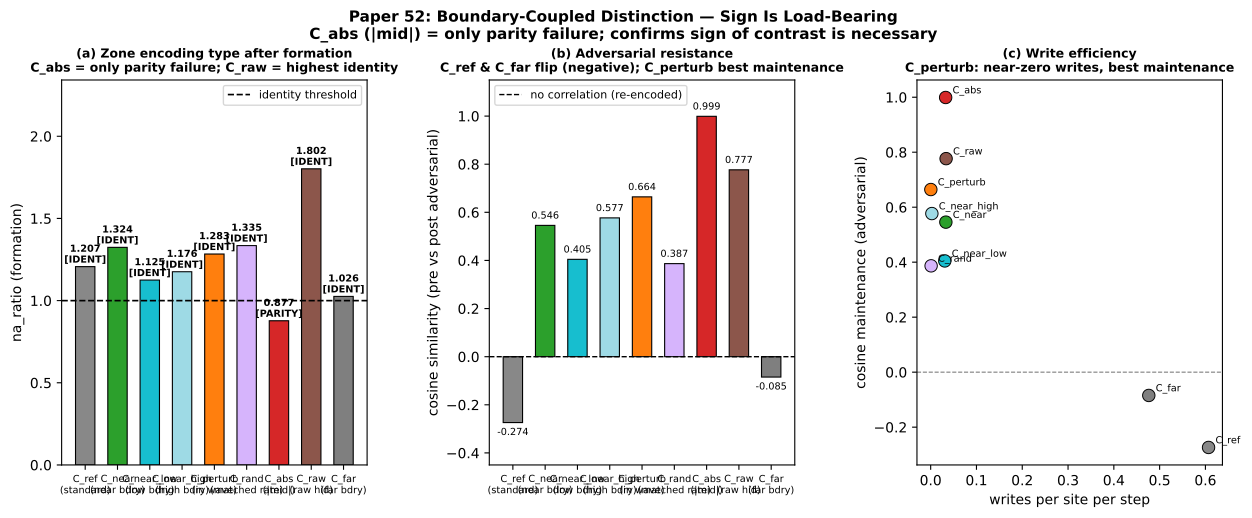

Recreate this plot in Python.
"""Paper 52 figure: boundary-coupled distinction."""
import json, numpy as np, matplotlib
matplotlib.use('Agg')
import matplotlib.pyplot as plt
from matplotlib.gridspec import GridSpec

with open('results/paper52_analysis.json') as f:
    d = json.load(f)

CONDITIONS = ['C_ref','C_near','C_near_low','C_near_high',
              'C_perturb','C_rand','C_abs','C_raw','C_far']
LABELS = {
    'C_ref':       'C_ref\n(standard)',
    'C_near':      'C_near\n(near bdry)',
    'C_near_low':  'C_near_low\n(low bdry)',
    'C_near_high': 'C_near_high\n(high bdry)',
    'C_perturb':   'C_perturb\n(in wave)',
    'C_rand':      'C_rand\n(matched rate)',
    'C_abs':       'C_abs\n(|mid|)',
    'C_raw':       'C_raw\n(raw hid)',
    'C_far':       'C_far\n(far bdry)',
}
COLORS = {
    'C_ref':       '#888888',
    'C_near':      '#2ca02c',
    'C_near_low':  '#17becf',
    'C_near_high': '#9edae5',
    'C_perturb':   '#ff7f0e',
    'C_rand':      '#d6b4fc',
    'C_abs':       '#d62728',
    'C_raw':       '#8c564b',
    'C_far':       '#7f7f7f',
}

fig = plt.figure(figsize=(15, 5))
gs  = GridSpec(1, 3, figure=fig, wspace=0.40)
x   = np.arange(len(CONDITIONS))

# ── Panel (a): na_ratio at formation ─────────────────────────────────────────
ax_a = fig.add_subplot(gs[0, 0])
na_vals = [d[c]['na_form'] for c in CONDITIONS]
bars = ax_a.bar(x, na_vals, color=[COLORS[c] for c in CONDITIONS],
                width=0.60, edgecolor='k', linewidth=0.8)
ax_a.axhline(1.0, ls='--', color='k', linewidth=1.2, label='identity threshold')
for b, v in zip(bars, na_vals):
    enc = 'IDENT' if v > 1 else 'PARITY'
    fw = 'bold' if (v > 1 or v < 0.95) else 'normal'
    ax_a.text(b.get_x()+b.get_width()/2, b.get_height()+0.012,
              f'{v:.3f}\n[{enc}]', ha='center', va='bottom', fontsize=7, fontweight=fw)
ax_a.set_xticks(x); ax_a.set_xticklabels([LABELS[c] for c in CONDITIONS], fontsize=7)
ax_a.set_ylabel('na_ratio (formation)', fontsize=10)
ax_a.set_title('(a) Zone encoding type after formation\n'
               'C_abs = only parity failure; C_raw = highest identity',
               fontsize=9, fontweight='bold')
ax_a.legend(fontsize=8)
ax_a.set_ylim(0, max(na_vals)*1.30)

# ── Panel (b): cos_maint — original structure preserved under adversarial ────
ax_b = fig.add_subplot(gs[0, 1])
cos_vals = [d[c]['cos_maint'] for c in CONDITIONS]
bars_b = ax_b.bar(x, cos_vals, color=[COLORS[c] for c in CONDITIONS],
                  width=0.60, edgecolor='k', linewidth=0.8)
ax_b.axhline(0.0, ls='--', color='k', linewidth=1.0, label='no correlation (re-encoded)')
for b, v in zip(bars_b, cos_vals):
    ax_b.text(b.get_x()+b.get_width()/2,
              (b.get_height()+0.02 if v>=0 else b.get_height()-0.06),
              f'{v:.3f}', ha='center', va='bottom', fontsize=7)
ax_b.set_xticks(x); ax_b.set_xticklabels([LABELS[c] for c in CONDITIONS], fontsize=7)
ax_b.set_ylabel('cosine similarity (pre vs post adversarial)', fontsize=10)
ax_b.set_title('(b) Adversarial resistance\n'
               'C_ref & C_far flip (negative); C_perturb best maintenance',
               fontsize=9, fontweight='bold')
ax_b.legend(fontsize=8)
ax_b.set_ylim(-0.45, 1.15)

# ── Panel (c): writes_per_site vs cos_maint (write efficiency) ───────────────
ax_c = fig.add_subplot(gs[0, 2])
wps  = [d[c]['writes_per_site'] for c in CONDITIONS]
cos  = [d[c]['cos_maint']       for c in CONDITIONS]
for c, w, co in zip(CONDITIONS, wps, cos):
    ax_c.scatter(w, co, color=COLORS[c], s=80, zorder=3, edgecolors='k', linewidths=0.7)
    ax_c.annotate(c, (w, co), textcoords='offset points', xytext=(5,3), fontsize=7)
ax_c.axhline(0, ls='--', color='gray', linewidth=0.8)
ax_c.set_xlabel('writes per site per step', fontsize=10)
ax_c.set_ylabel('cosine maintenance (adversarial)', fontsize=10)
ax_c.set_title('(c) Write efficiency\n'
               'C_perturb: near-zero writes, best maintenance',
               fontsize=9, fontweight='bold')

fig.suptitle('Paper 52: Boundary-Coupled Distinction — Sign Is Load-Bearing\n'
             'C_abs (|mid|) = only parity failure; confirms sign of contrast is necessary',
             fontsize=11, fontweight='bold', y=1.02)
plt.savefig('paper52_figure1.pdf', bbox_inches='tight')
print('Saved: paper52_figure1.pdf')
